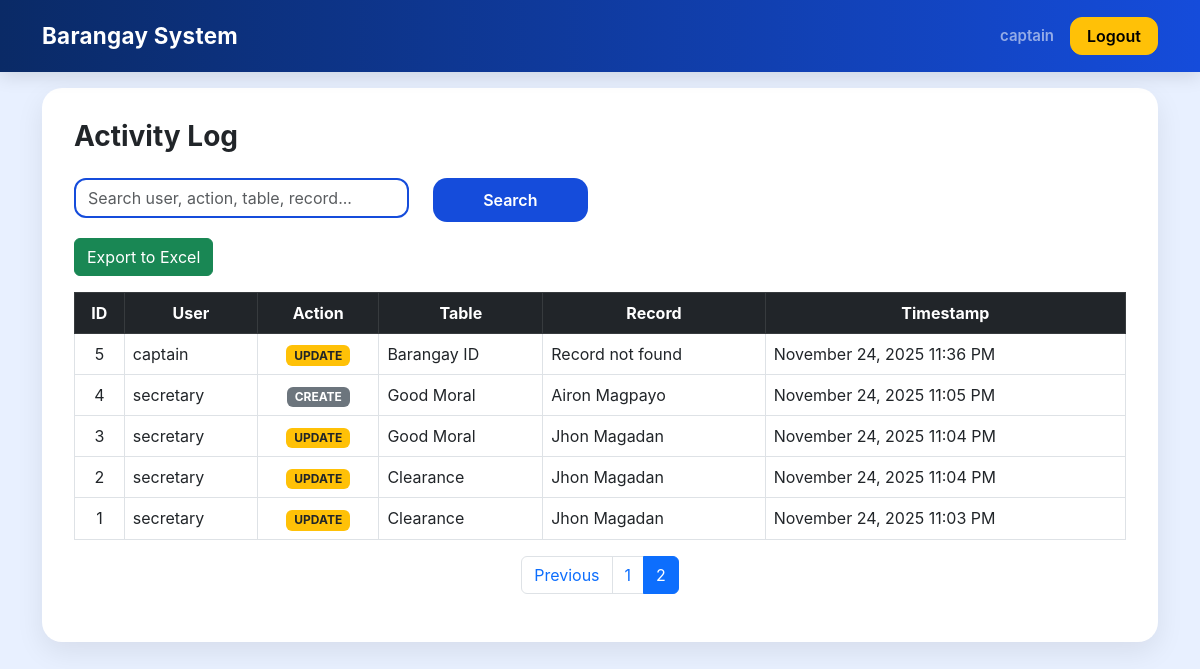
The app's page /activity_log?page=2&q= (signed in) with its own data.
### models.py (models this page shows)
class ActivityLog(db.Model):
    id = db.Column(db.Integer, primary_key=True)
    user = db.Column(db.String(200), nullable=False)
    action = db.Column(db.String(100), nullable=False)
    table_name = db.Column(db.String(100), nullable=False)
    record_id = db.Column(db.Integer)
    timestamp = db.Column(db.DateTime, default=datetime.utcnow, nullable=False)

### app.py (the view, shortened to what this page needs)
    @app.route("/activity_log")
    def activity_log_view():
        if session.get("role") not in ("admin", "staff"):
            return redirect(url_for("auth.login"))
        from sqlalchemy import or_
        q = request.args.get("q", "").strip()
        base_query = ActivityLog.query
        page = int(request.args.get("page", 1))
        per_page = 10
        total_logs = base_query.count()
        logs = base_query.order_by(ActivityLog.timestamp.desc()) \
            .offset((page - 1) * per_page) \
            .limit(per_page) \
            .all()
        gmt8 = timezone(timedelta(hours=8))
        table_map = {
            "barangay_id": BarangayID,
            "clearance": Clearance,
            "indigency": Indigency,
            "good_moral": GoodMoral,
            "first_job_seeker": FirstJobSeeker
        }
        for log in logs:
            if log.timestamp:
                if log.timestamp.tzinfo is None:
                    log.timestamp = log.timestamp.replace(tzinfo=timezone.utc)
                log.timestamp = log.timestamp.astimezone(gmt8)
            Model = table_map.get(log.table_name)
            if Model and log.record_id:
                record = db.session.get(Model, log.record_id)
                log.record_name = getattr(record, "name", "Record not found") if record else "Record not found"
            else:
                log.record_name = "Record not found"
        class PageObj:
            def __init__(self, page, per_page, total):
                self.page = page
                self.per_page = per_page
                self.total = total
            @property
            def has_previous(self):
                return self.page > 1
            @property
            def has_next(self):
                return self.page * self.per_page < self.total
            @property
            def previous_page_number(self):
                return self.page - 1
            @property
            def num_pages(self):
                from math import ceil
                return ceil(self.total / self.per_page)
        page_obj = PageObj(page, per_page, total_logs)
        return render_template(
            "activity_log.html",
            logs=logs,
            page_obj=page_obj
        )

### templates/activity_log.html (shortened to what this page needs)
{% extends 'base.html' %}
{% block content %}
<h3 class="fw-bold mb-4">Activity Log</h3>
<form method="get" class="row mb-3">
    <div class="col-md-4">
        <input type="text" name="q" class="form-control" placeholder="Search user, action, table, record..." value="{{ request.args.get('q', '') }}">
    </div>
    <div class="col-md-2">
        <button class="btn btn-primary w-100">Search</button>
    </div>
</form>
<a href="/export-logs-excel" class="btn btn-success mb-3">Export to Excel</a>
<div class="table-responsive">
<table class="table table-bordered table-hover align-middle">
    <thead class="table-dark text-center">
        <tr>
            <th>ID</th>
            <th>User</th>
            <th>Action</th>
            <th>Table</th>
            <th>Record</th>
            <th>Timestamp</th>
        </tr>
    </thead>
    {% set pretty = {
        "barangay_id": "Barangay ID",
        "clearance": "Clearance",
        "indigency": "Indigency",
        "good_moral": "Good Moral",
        "first_job_seeker": "First Job Seeker"
    } %}
    <tbody>
    {% for log in logs %}
        <tr>
            <td class="text-center">{{ log.id }}</td>
            <td>{{ log.user }}</td>
            <td class="text-center">
                {% if log.action == "ADD" %}
                    <span class="badge bg-success">ADD</span>
                {% elif log.action == "UPDATE" %}
                    <span class="badge bg-warning text-dark">UPDATE</span>
                {% elif log.action == "DELETE" %}
                    <span class="badge bg-danger">DELETE</span>
                {% else %}
                    <span class="badge bg-secondary">{{ log.action }}</span>
                {% endif %}
            </td>
            <td>{{ pretty.get(log.table_name, log.table_name.replace('_', ' ').title()) }}</td>
            <td>{{ log.record_name }}</td>
            <td>{{ log.timestamp.strftime("%B %d, %Y %I:%M %p") }}</td>
        </tr>
    {% endfor %}
    </tbody>
</table>
</div>
<nav>
    <ul class="pagination justify-content-center">
        {% if page_obj.has_previous %}
            <li class="page-item">
                <a class="page-link" href="?page={{ page_obj.previous_page_number }}&q={{ request.args.get('q', '') }}">
                    Previous
                </a>
            </li>
        {% endif %}
        {% for num in range(1, page_obj.num_pages + 1) %}
            <li class="page-item {% if num == page_obj.page %}active{% endif %}">
                <a class="page-link" href="?page={{ num }}&q={{ request.args.get('q', '') }}">
                    {{ num }}
                </a>
            </li>
        {% endfor %}
    </ul>
</nav>
{% endblock %}

### templates/base.html (shortened to what this page needs)
<!doctype html>
<html lang="en">
<head>
    <link href="https://cdn.jsdelivr.net/npm/bootstrap@5.3.0/dist/css/bootstrap.min.css" rel="stylesheet">
</head>
<body>
    <nav class="navbar navbar-expand-lg navbar-dark fixed-top">
        <div class="container">
            <a class="navbar-brand" href="/">Barangay System</a>
            <div class="collapse navbar-collapse" id="navMenu">
                <ul class="navbar-nav ms-auto">
                    {% if session.get('username') %}
                        <li class="nav-item">
                            <a class="nav-link fw-semibold">{{ session.get('username') }}</a>
                        </li>
                        <li class="nav-item">
                            <a class="btn btn-warning ms-2 fw-semibold px-3" href="{{ url_for('auth.logout') }}">Logout</a>
                        </li>
                    {% endif %}
                </ul>
            </div>
        </div>
    </nav>
    <div class="container mt-5 pt-4 flash-container">
    </div>
    <div class="container mt-3 mb-5">
        <div class="content-wrapper">
            {% block content %}{% endblock %}
        </div>
    </div>
</body>
</html>

### templates/base.html (style rules this page uses)
:root { --primary-blue: #154cdb; --primary-blue-dark: #0a2a66; --light-bg: #e8f0ff; --card-radius: 20px; }
body { background: var(--light-bg); font-family: "Inter", sans-serif; }
.navbar { padding: 14px 0; background: linear-gradient(90deg, var(--primary-blue-dark), var(--primary-blue)) !important; box-shadow: 0px 4px 18px rgba(0,0,0,0.12); }
.navbar-brand { font-weight: 700; font-size: 1.4rem; letter-spacing: 0.3px; }
.nav-link { font-weight: 600; font-size: 15px; transition: 0.2s; }
.btn-warning { border-radius: 12px; font-weight: 600; }
.content-wrapper { background: white; padding: 32px; border-radius: var(--card-radius); box-shadow: 0px 10px 28px rgba(0,0,0,0.08); }
table.table thead { background: var(--primary-blue) !important; color: white !important; }
input.form-control, select.form-control { border-radius: 12px; border: 2px solid var(--primary-blue); }
.btn-primary { background: var(--primary-blue); border: none; border-radius: 14px; font-weight: 600; padding: 10px 18px; transition: 0.2s; }

### records on screen
ActivityLog: get "captain", id "5", user "captain", action "UPDATE", get "Barangay ID", record_name "Record not found", timestamp "November 24, 2025 11:36 PM"
ActivityLog: id "4", user "secretary", action "CREATE", get "Good Moral", record_name "Airon Magpayo", timestamp "November 24, 2025 11:05 PM"
ActivityLog: id "3", user "secretary", action "UPDATE", get "Good Moral", record_name "Jhon Magadan", timestamp "November 24, 2025 11:04 PM"
ActivityLog: id "2", user "secretary", action "UPDATE", get "Clearance", record_name "Jhon Magadan", timestamp "November 24, 2025 11:04 PM"
ActivityLog: id "1", user "secretary", action "UPDATE", get "Clearance", record_name "Jhon Magadan", timestamp "November 24, 2025 11:03 PM"

### other values on screen
{{ num }} "1" "2"
